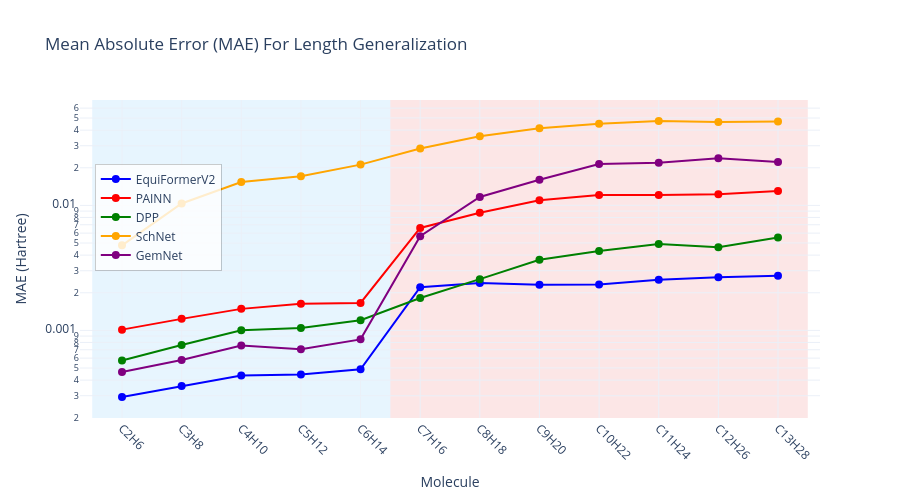

The notebook cell this image was saved under:
### Code cell
# Create updated MAE plot with all models including the new one
fig_mae_updated = go.Figure()

# Add traces for each model including the new one
for model in df_updated['Model'].unique():
    model_data = df_updated[df_updated['Model'] == model]
    
    # Skip models with all NaN values
    if not model_data['MAE'].isna().all():
        fig_mae_updated.add_trace(go.Scatter(
            x=model_data['Molecule'],  # Use molecule symbols instead of indices
            y=model_data['MAE'],
            mode='markers+lines',
            name=model,
            line=dict(color=model_colors_updated[model]),
            marker=dict(size=8, color=model_colors_updated[model])
        ))

# Update layout for MAE plot
fig_mae_updated.update_layout(
    title="Mean Absolute Error (MAE) For Length Generalization",
    xaxis_title="Molecule",
    yaxis_title="MAE (Hartree)",
    template="plotly_white",
    font=dict(size=12),
    legend=dict(
        x=0.02,
        y=0.8,
        xanchor='left',
        yanchor='top',
        bgcolor='rgba(255, 255, 255, 0.8)',
        bordercolor='rgba(0, 0, 0, 0.2)',
        borderwidth=1
    ),
    width=900,
    height=500
)

# Add background rectangles - blue for train data, red for test data
molecule_names = ['C2H6', 'C3H8', 'C4H10', 'C5H12', 'C6H14', 'C7H16', 'C8H18', 'C9H20', 'C10H22', 'C11H24', 'C12H26', 'C13H28']
num_molecules = len(molecule_names)

# Train data background (first 5 molecules: C2H6 to C6H14)
fig_mae_updated.add_shape(type="rect",
              x0=-0.5, x1=4.5, y0=0, y1=1,
              fillcolor="LightSkyBlue", opacity=0.2,
              layer="below", line_width=0, yref="paper")

# Test data background (last 7 molecules: C7H16 to C13H28)  
fig_mae_updated.add_shape(type="rect",
              x0=4.5, x1=num_molecules-0.5, y0=0, y1=1,
              fillcolor="LightCoral", opacity=0.2,
              layer="below", line_width=0, yref="paper")

# Rotate x-axis labels for better readability
fig_mae_updated.update_xaxes(tickangle=45)

# Set y-axis to log scale for better visualization
fig_mae_updated.update_yaxes(type="log")  

fig_mae_updated.show()

### Figure 1 — Plotly figure (JSON) as saved in the notebook; plotly's stock layout.template omitted (floating-point values rounded to 4 significant figures)
{"data": [{"line": {"color": "blue"}, "marker": {"color": "blue", "size": 8}, "mode": "markers+lines", "name": "EquiFormerV2", "type": "scatter", "x": ["C2H6", "C3H8", "C4H10", "C5H12", "C6H14", "C7H16", "C8H18", "C9H20", "C10H22", "C11H24", "C12H26", "C13H28"], "y": [0.0002925, 0.000359, 0.000436, 0.0004431, 0.0004887, 0.002217, 0.00239, 0.002318, 0.002332, 0.002536, 0.002658, 0.002742]}, {"line": {"color": "red"}, "marker": {"color": "red", "size": 8}, "mode": "markers+lines", "name": "PAINN", "type": "scatter", "x": ["C2H6", "C3H8", "C4H10", "C5H12", "C6H14", "C7H16", "C8H18", "C9H20", "C10H22", "C11H24", "C12H26", "C13H28"], "y": [0.001014, 0.001236, 0.001486, 0.001636, 0.001659, 0.006592, 0.008735, 0.01101, 0.0121, 0.01209, 0.0123, 0.01302]}, {"line": {"color": "green"}, "marker": {"color": "green", "size": 8}, "mode": "markers+lines", "name": "DPP", "type": "scatter", "x": ["C2H6", "C3H8", "C4H10", "C5H12", "C6H14", "C7H16", "C8H18", "C9H20", "C10H22", "C11H24", "C12H26", "C13H28"], "y": [0.0005735, 0.0007643, 0.001003, 0.001045, 0.001207, 0.001816, 0.00257, 0.003674, 0.004322, 0.004899, 0.004624, 0.005523]}, {"line": {"color": "orange"}, "marker": {"color": "orange", "size": 8}, "mode": "markers+lines", "name": "SchNet", "type": "scatter", "x": ["C2H6", "C3H8", "C4H10", "C5H12", "C6H14", "C7H16", "C8H18", "C9H20", "C10H22", "C11H24", "C12H26", "C13H28"], "y": [0.004789, 0.01036, 0.01539, 0.01712, 0.02119, 0.02847, 0.03578, 0.04143, 0.04504, 0.04741, 0.04655, 0.04683]}, {"line": {"color": "purple"}, "marker": {"color": "purple", "size": 8}, "mode": "markers+lines", "name": "GemNet", "type": "scatter", "x": ["C2H6", "C3H8", "C4H10", "C5H12", "C6H14", "C7H16", "C8H18", "C9H20", "C10H22", "C11H24", "C12H26", "C13H28"], "y": [0.0004637, 0.0005788, 0.0007579, 0.0007075, 0.0008473, 0.005662, 0.01167, 0.01602, 0.02139, 0.02191, 0.02384, 0.0222]}], "layout": {"font": {"size": 12}, "height": 500, "legend": {"bgcolor": "rgba(255, 255, 255, 0.8)", "bordercolor": "rgba(0, 0, 0, 0.2)", "borderwidth": 1, "x": 0.02, "xanchor": "left", "y": 0.8, "yanchor": "top"}, "shapes": [{"fillcolor": "LightSkyBlue", "layer": "below", "line": {"width": 0}, "opacity": 0.2, "type": "rect", "x0": -0.5, "x1": 4.5, "y0": 0, "y1": 1, "yref": "paper"}, {"fillcolor": "LightCoral", "layer": "below", "line": {"width": 0}, "opacity": 0.2, "type": "rect", "x0": 4.5, "x1": 11.5, "y0": 0, "y1": 1, "yref": "paper"}], "title": {"text": "Mean Absolute Error (MAE) For Length Generalization"}, "width": 900, "xaxis": {"tickangle": 45, "title": {"text": "Molecule"}}, "yaxis": {"title": {"text": "MAE (Hartree)"}, "type": "log"}}}
